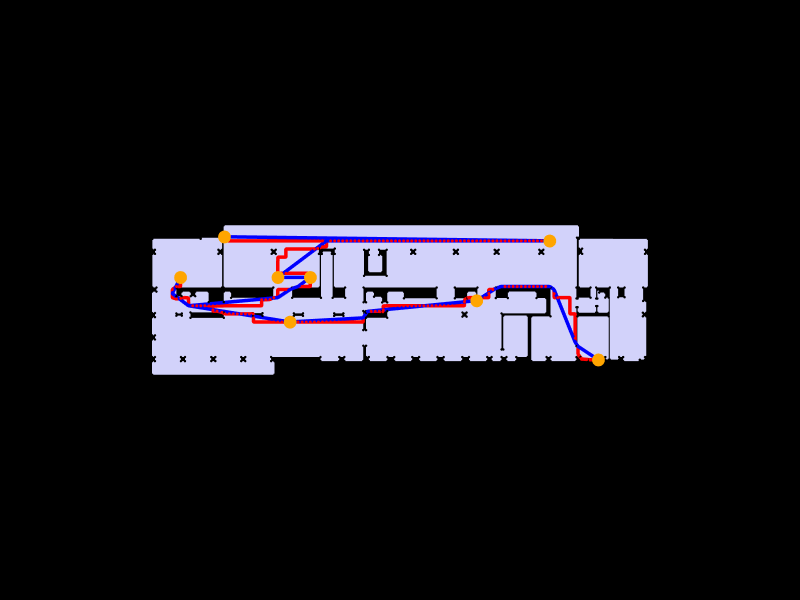

Notebook source saved alongside this figure:
### Code cell
# Color and size the yellow dots for visualization
for pt in yellow_dots:
    d = Dictionary.ByKeysValues(["size", "color"], [15, "orange"])
    Topology.SetDictionary(pt, d)

# Combine the nodes of interest into a cluster for rendering
dots_cluster = Cluster.ByTopologies(yellow_dots)

# Add them to the geometry view alongside the path
if straight_path is not None:
    path_geometry = straight_path
else:
    path_geometry = shortest_path
    
Topology.Show(gleis21_gf_floorplan, shortest_path, straight_path, dots_cluster,
              camera=[0,0,7],
              faceColor=[210,210,250],
              faceOpacity=1,
              edgeColorKey="color",
              edgeWidthKey="width",
              vertexSizeKey='size',
              vertexColorKey='color',
              backgroundColor="black",
              width=800,
              height=600,
              renderer=renderer)

### Figure 1 — Plotly figure (JSON) as saved in the notebook; plotly's stock layout.template omitted (floating-point values rounded to 4 significant figures; data arrays with more than 128 entries replaced by an {"elided": "..."} marker saying what was removed)
{"data": [{"customdata": {"elided": "308 str values"}, "hoverinfo": "text", "hovertemplate": {"elided": "308 str values"}, "hovertext": {"elided": "308 str values"}, "legendgroup": "1", "legendrank": 1, "marker": {"color": {"elided": "308 str values"}, "line": {"width": 0}, "opacity": 1, "size": {"elided": "308 float values"}, "sizemode": "diameter", "symbol": "circle"}, "mode": "markers", "name": "1: Untitled (Vertices)", "showlegend": false, "text": {"elided": "308 str values"}, "type": "scatter3d", "x": {"elided": "308 float values"}, "y": {"elided": "308 float values"}, "z": {"elided": "308 int values"}}, {"hoverinfo": "text", "hovertext": [], "legendgroup": "2", "legendrank": 2, "line": {"color": "#000000", "dash": "solid", "width": 1}, "marker": {"color": "#000000", "size": 0.25, "symbol": "circle"}, "mode": "markers+lines", "name": "1: Untitled (Edges)", "showlegend": false, "text": [], "type": "scatter3d", "x": {"elided": "924 float values"}, "y": {"elided": "924 float values"}, "z": {"elided": "924 int values"}}, {"cmax": 1, "cmin": 0, "color": "#D2D2FA", "colorscale": [[0, "#440154"], [0.1111, "#482878"], [0.2222, "#3e4989"], [0.3333, "#31688e"], [0.4444, "#26828e"], [0.5556, "#1f9e89"], [0.6667, "#35b779"], [0.7778, "#6ece58"], [0.8889, "#b5de2b"], [1, "#fde725"]], "flatshading": true, "hoverinfo": "text", "hovertext": "", "i": {"elided": "346 int values"}, "j": {"elided": "346 int values"}, "k": {"elided": "346 int values"}, "legendgroup": "3", "legendrank": 3, "lighting": {"facenormalsepsilon": 0}, "name": "1: Untitled (Faces)", "opacity": 1, "showlegend": false, "showscale": false, "text": "", "type": "mesh3d", "x": {"elided": "308 float values"}, "y": {"elided": "308 float values"}, "z": {"elided": "308 int values"}}, {"customdata": {"elided": "327 str values"}, "hoverinfo": "text", "hovertemplate": {"elided": "327 str values"}, "hovertext": {"elided": "327 str values"}, "legendgroup": "5", "legendrank": 5, "marker": {"color": {"elided": "327 str values"}, "line": {"width": 0}, "opacity": 1, "size": {"elided": "327 float values"}, "sizemode": "diameter", "symbol": "circle"}, "mode": "markers", "name": "2: Untitled (Vertices)", "showlegend": false, "text": {"elided": "327 str values"}, "type": "scatter3d", "x": {"elided": "327 float values"}, "y": {"elided": "327 float values"}, "z": {"elided": "327 int values"}}, {"hoverinfo": "text", "hovertext": [], "legendgroup": "6", "legendrank": 6, "line": {"color": "#FF0000", "dash": "solid", "width": 7}, "marker": {"color": "#FF0000", "size": 1.75, "symbol": "circle"}, "mode": "markers+lines", "name": "2: Untitled (Edges)", "showlegend": false, "text": [], "type": "scatter3d", "x": {"elided": "1077 float values"}, "y": {"elided": "1077 float values"}, "z": {"elided": "1077 int values"}}, {"customdata": ["", "", "", "", "", "", "", "", "", "", "", "", "", "", "", "", "", "", "", "", "", "", "", "", "", "", "", "", "", "", ""], "hoverinfo": "text", "hovertemplate": ["Click ", "Click ", "Click ", "Click ", "Click ", "Click ", "Click ", "Click ", "Click ", "Click ", "Click ", "Click ", "Click ", "Click ", "Click ", "Click ", "Click ", "Click ", "Click ", "Click ", "Click ", "Click ", "Click ", "Click ", "Click ", "Click ", "Click ", "Click ", "Click ", "Click ", "Click "], "hovertext": ["", "", "", "", "", "", "", "", "", "", "", "", "", "", "", "", "", "", "", "", "", "", "", "", "", "", "", "", "", "", ""], "legendgroup": "9", "legendrank": 9, "marker": {"color": ["#000000", "#000000", "#000000", "#000000", "#000000", "#000000", "#000000", "#000000", "#000000", "#000000", "#000000", "#000000", "#000000", "#000000", "#000000", "#000000", "#000000", "#000000", "#000000", "#000000", "#000000", "#000000", "#000000", "#000000", "#000000", "#000000", "#000000", "#000000", "#000000", "#000000", "#000000"], "line": {"width": 0}, "opacity": 1, "size": [2.8, 2.8, 2.8, 2.8, 2.8, 2.8, 2.8, 2.8, 2.8, 2.8, 2.8, 2.8, 2.8, 2.8, 2.8, 2.8, 2.8, 2.8, 2.8, 2.8, 2.8, 2.8, 2.8, 2.8, 2.8, 2.8, 2.8, 2.8, 2.8, 2.8, 2.8], "sizemode": "diameter", "symbol": "circle"}, "mode": "markers", "name": "3: Untitled (Vertices)", "showlegend": false, "text": ["", "", "", "", "", "", "", "", "", "", "", "", "", "", "", "", "", "", "", "", "", "", "", "", "", "", "", "", "", "", ""], "type": "scatter3d", "x": [48.13, 8.034, 14.63, 20.63, 48.13, 18.63, 14.63, 2.627, 1.625, 3.627, 14.63, 16.13, 16.46, 17.13, 18.63, 16.13, 3.627, 1.625, 2.627, 39.13, 25.66, 25.15, 16.13, 54.13, 51.64, 51.28, 48.67, 48.13, 42.13, 41.46, 39.13], "y": [-6.346, -5.846, -10.85, -6.346, -6.346, -10.85, -10.85, -10.85, -12.85, -14.35, -13.35, -12.35, -12.19, -11.97, -10.85, -16.35, -14.35, -12.85, -10.85, -13.72, -15.04, -15.85, -16.35, -21.01, -19.36, -18.85, -12.34, -11.97, -11.97, -12.23, -13.72], "z": [0, 0, 0, 0, 0, 0, 0, 0, 0, 0, 0, 0, 0, 0, 0, 0, 0, 0, 0, 0, 0, 0, 0, 0, 0, 0, 0, 0, 0, 0, 0]}, {"hoverinfo": "text", "hovertext": [], "legendgroup": "10", "legendrank": 10, "line": {"color": "#0000FF", "dash": "solid", "width": 7}, "marker": {"color": "#0000FF", "size": 1.75, "symbol": "circle"}, "mode": "markers+lines", "name": "3: Untitled (Edges)", "showlegend": false, "text": [], "type": "scatter3d", "x": [48.13, 8.034, null, 14.63, 20.63, null, 20.63, 48.13, null, 18.63, 14.63, null, 2.627, 1.625, null, 1.625, 3.627, null, 3.627, 14.63, null, 14.63, 16.13, null, 16.13, 16.46, null, 16.46, 17.13, null, 17.13, 18.63, null, 16.13, 3.627, null, 3.627, 1.625, null, 1.625, 2.627, null, 39.13, 25.66, null, 25.66, 25.15, null, 25.15, 16.13, null, 54.13, 51.64, null, 51.64, 51.28, null, 51.28, 48.67, null, 48.67, 48.13, null, 48.13, 42.13, null, 42.13, 41.46, null, 41.46, 39.13, null], "y": [-6.346, -5.846, null, -10.85, -6.346, null, -6.346, -6.346, null, -10.85, -10.85, null, -10.85, -12.85, null, -12.85, -14.35, null, -14.35, -13.35, null, -13.35, -12.35, null, -12.35, -12.19, null, -12.19, -11.97, null, -11.97, -10.85, null, -16.35, -14.35, null, -14.35, -12.85, null, -12.85, -10.85, null, -13.72, -15.04, null, -15.04, -15.85, null, -15.85, -16.35, null, -21.01, -19.36, null, -19.36, -18.85, null, -18.85, -12.34, null, -12.34, -11.97, null, -11.97, -11.97, null, -11.97, -12.23, null, -12.23, -13.72, null], "z": [0, 0, null, 0, 0, null, 0, 0, null, 0, 0, null, 0, 0, null, 0, 0, null, 0, 0, null, 0, 0, null, 0, 0, null, 0, 0, null, 0, 0, null, 0, 0, null, 0, 0, null, 0, 0, null, 0, 0, null, 0, 0, null, 0, 0, null, 0, 0, null, 0, 0, null, 0, 0, null, 0, 0, null, 0, 0, null, 0, 0, null, 0, 0, null]}, {"customdata": ["", "", "", "", "", "", "", ""], "hoverinfo": "text", "hovertemplate": ["Click ", "Click ", "Click ", "Click ", "Click ", "Click ", "Click ", "Click "], "hovertext": ["", "", "", "", "", "", "", ""], "legendgroup": "13", "legendrank": 13, "marker": {"color": ["#FFA500", "#FFA500", "#FFA500", "#FFA500", "#FFA500", "#FFA500", "#FFA500", "#FFA500"], "line": {"width": 0}, "opacity": 1, "size": [15, 15, 15, 15, 15, 15, 15, 15], "sizemode": "diameter", "symbol": "circle"}, "mode": "markers", "name": "4: Untitled (Vertices)", "showlegend": false, "text": ["", "", "", "", "", "", "", ""], "type": "scatter3d", "x": [8.034, 48.13, 14.63, 18.63, 2.627, 16.13, 39.13, 54.13], "y": [-5.846, -6.346, -10.85, -10.85, -10.85, -16.35, -13.72, -21.01], "z": [0, 0, 0, 0, 0, 0, 0, 0]}], "layout": {"autosize": true, "height": 600, "margin": {"b": 40, "l": 40, "r": 40, "t": 40}, "paper_bgcolor": "#000000", "plot_bgcolor": "#000000", "scene": {"aspectmode": "data", "camera": {"center": {"x": 0, "y": 0, "z": 0}, "eye": {"x": 0, "y": 0, "z": 7}, "projection": {"type": "perspective"}, "up": {"x": 0, "y": 1, "z": 0}}, "xaxis": {"visible": false}, "yaxis": {"visible": false}, "zaxis": {"visible": false}}, "showlegend": true, "width": 800, "xaxis": {"showgrid": false, "visible": false, "zeroline": false}, "yaxis": {"showgrid": false, "visible": false, "zeroline": false}}}
